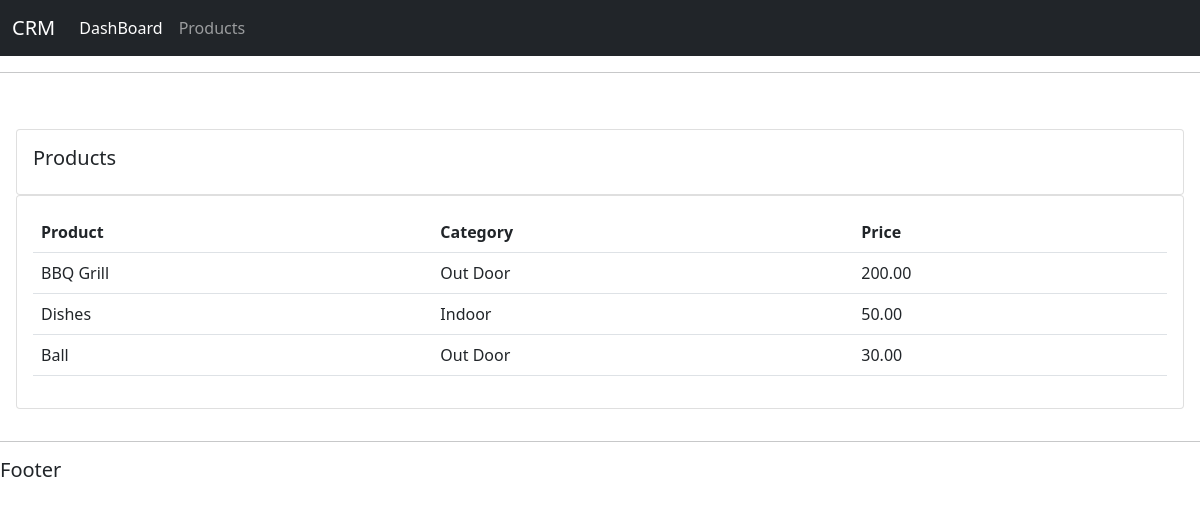
Screenshot of /products/ with the database file from the repository.
### account/models.py (models this page shows, shortened)
class Product(models.Model):
    CATEGORY=(
        ('Indoor','Indoor'),
        ('Out Door','Out Door'),
    )
    name=models.CharField( max_length=50,null=True)
    price=models.DecimalField( max_digits=5, decimal_places=2,null=True)
    tags=models.ForeignKey(Tag,null=True,on_delete=models.SET_NULL)
    category=models.CharField( max_length=50,null=True,choices=CATEGORY)
    description=models.CharField( max_length=250,null=True,blank=True)
    date_created=models.DateTimeField(auto_now_add=True,null=True)

### account/views.py (the view)
# urls.py: path('products/', products,name='products'),
def products(request):
    template_name='account/products.html'
    products=Product.objects.all()
    context={
        'products':products,
    }
    return render(request, template_name,context=context)

### account/templates/account/products.html
{% extends 'account/main.html' %}
{% block content %}
    <br/>
    <div class="row">
        <div class="col-md">
            <div class="card card-body">
                <h5>Products</h5>
            </div>
            <div class="card card-body">
                <table class="table">
                    <tr>
                        <th>Product</th>
                        <th>Category</th>
                        <th>Price</th>
                    </tr>
                    {% for product in products %}
                        <tr>
                            <td>{{product.name}}</td>
                            <td>{{product.category}}</td>
                            <td>{{product.price}}</td>
                        </tr>
                    {% endfor %}
                </table>
            </div>
        </div>
    </div>
{% endblock %}

### static/css/css.css (style rules this page uses)
* { box-sizing: border-box; }
body { font-family: 'Roboto', sans-serif; background-color: #ebeff5; }

### rows the page displays
Product: name "BBQ Grill", category "Out Door", price "200.00"
Product: name "Dishes", category "Indoor", price "50.00"
Product: name "Ball", category "Out Door", price "30.00"
